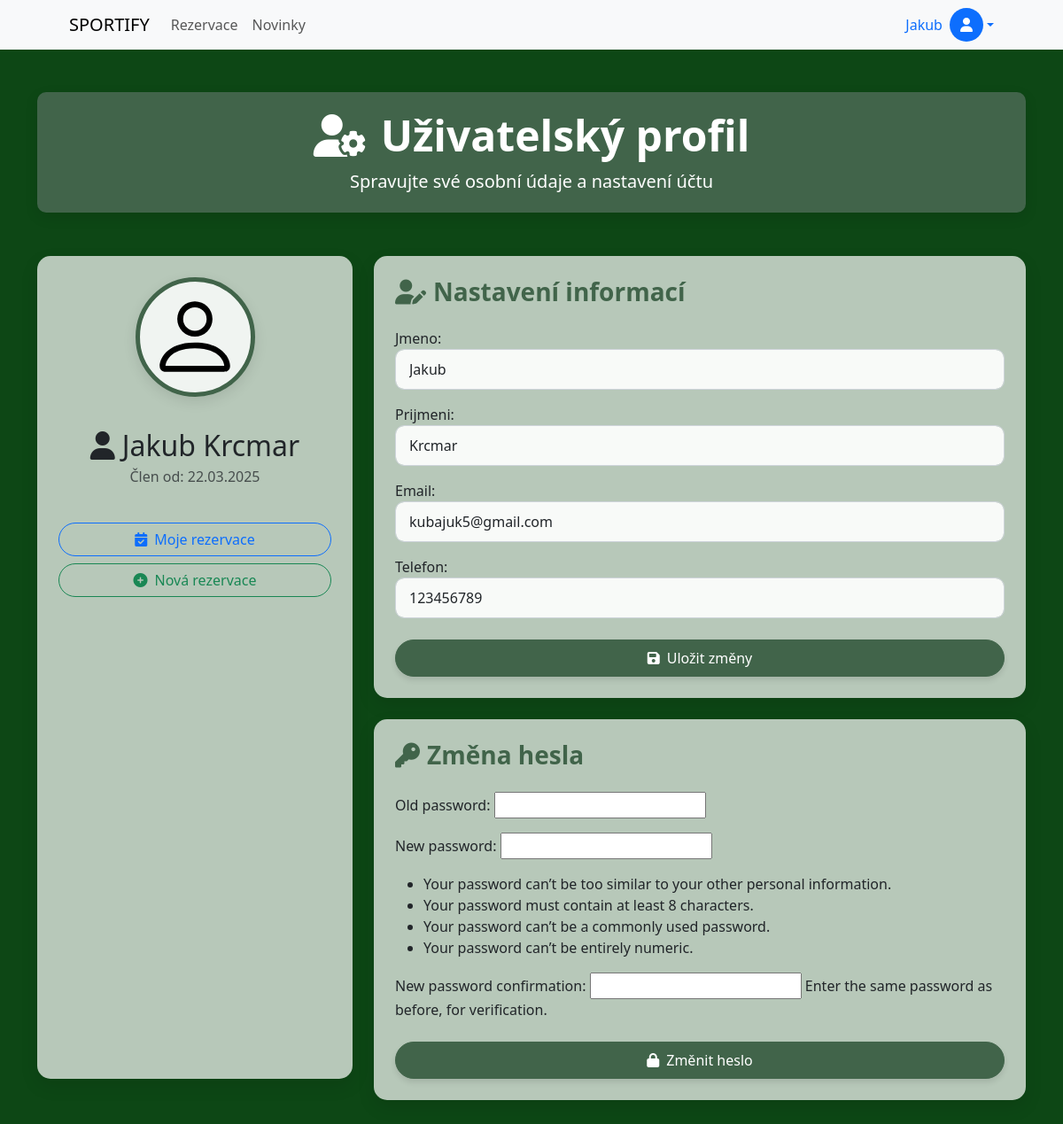
The app's page /profile/ (signed in) with its own data.
### rezervace/models.py (models this page shows, shortened)
class Uzivatele(models.Model):
    id = models.AutoField(primary_key=True)
    user = models.OneToOneField(User, on_delete=models.CASCADE, related_name='uzivatele')
    jmeno = models.CharField(max_length=50)
    prijmeni = models.CharField(max_length=50)
    email = models.EmailField(max_length=100, unique=True)
    telefon = models.CharField(max_length=20)
    role = models.CharField(max_length=10, choices=ROLE_CHOICES, default='user')
    datum_reg = models.DateTimeField(default=timezone.now)
    posledni_aktualizace = models.DateTimeField(auto_now=True)
    typ_zakaznika = models.ForeignKey(TypZakaznika, on_delete=models.SET_NULL, null=True, related_name='uzivatele')

### rezervace/views.py (the view)
# urls.py: path("profile/",views.profile_view,name='profile'),
@login_required
def profile_view(request):
    if request.method == 'POST':
        form = UserUpdateForm(request.POST, instance=request.user.uzivatele)
        form2 = PasswordChangeForm(request.user, request.POST)
        if 'change_info' in request.POST and form.is_valid():
            form.save()
            messages.success(request,"Informace byly změněny!")
            form = UserUpdateForm(instance=request.user.uzivatele)
            form2 = PasswordChangeForm(request.user)
            return render(request,'rezervace/profile.html',{'form':form, 'form2':form2})
        if 'change_password' in request.POST and form2.is_valid():
            user = form2.save()
            update_session_auth_hash(request, user)  # Aby uživatel zůstal přihlášen po změně hesla
            messages.success(request, 'Heslo bylo úspěšně změněno!')
            form = UserUpdateForm(instance=request.user.uzivatele)
            form2 = PasswordChangeForm(request.user)
            return render(request,'rezervace/profile.html',{'form':form, 'form2':form2})
    else:
        form = UserUpdateForm(instance=request.user.uzivatele)
        form2 = PasswordChangeForm(request.user)
    return render(request,'rezervace/profile.html',{'form':form, 'form2':form2})

### rezervace/forms.py
class UserUpdateForm(forms.ModelForm):
    class Meta:
        model = Uzivatele
        fields = ['jmeno', 'prijmeni', 'email', 'telefon']
    def __init__(self, *args, **kwargs):
        super(UserUpdateForm, self).__init__(*args, **kwargs)
        for field in self.fields.values():
            field.widget.attrs['class'] = 'form-control'

### templates/rezervace/profile.html (shortened to what this page needs)
{% extends 'base.html' %}
{% load static %}
{% block content %}
<div class="container my-5">
    <div class="row mb-4">
        <div class="col-12">
            <div class="section-header">
                <h1 class="display-5 fw-bold mb-2"><i class="fas fa-user-cog me-3"></i>Uživatelský profil</h1>
                <p class="lead mb-0">Spravujte své osobní údaje a nastavení účtu</p>
            </div>
        </div>
    </div>
    <div class="row">
        <div class="col-md-4 mb-4">
            <div class="card h-100 p-4 text-center">
                <div class="avatar">
                    <img src="{% static 'person.svg' %}" alt="Avatar">
                </div>
                {% if user.is_authenticated %}
                    <h2 class="mt-3 mb-1"><i class="fas fa-user me-2"></i>{{ user.uzivatele.jmeno }} {{ user.uzivatele.prijmeni }}</h2>
                    <p class="text-muted">Člen od: {{ user.date_joined|date:"d.m.Y" }}</p>
                {% endif %}
                <div class="mt-4">
                    <div class="d-grid gap-2">
                        <a href="{% url 'rezervace' %}" class="btn btn-outline-primary rounded-pill">
                            <i class="fas fa-calendar-check me-2"></i>Moje rezervace
                        </a>
                        <a href="{% url 'hriste' %}" class="btn btn-outline-success rounded-pill">
                            <i class="fas fa-plus-circle me-2"></i>Nová rezervace
                        </a>
                    </div>
                </div>
            </div>
        </div>
        <div class="col-md-8">
            <div class="card mb-4 p-4">
                <h3 class="mb-4 fw-bold" style="color: #41644A;"><i class="fas fa-user-edit me-2"></i>Nastavení informací</h3>
                <form method="post">
                    {{ form.as_p }}
                    <div class="d-grid mt-4">
                        <button class="btn btn-primary py-2" type="submit" name="change_info">
                            <i class="fas fa-save me-2"></i>Uložit změny
                        </button>
                    </div>
                </form>
            </div>
            <div class="card p-4">
                <h3 class="mb-4 fw-bold" style="color: #41644A;"><i class="fas fa-key me-2"></i>Změna hesla</h3>
                <form method="post">
                    {{ form2.as_p }}
                    <div class="d-grid mt-4">
                        <button class="btn btn-primary py-2" type="submit" name="change_password">
                            <i class="fas fa-lock me-2"></i>Změnit heslo
                        </button>
                    </div>
                </form>
            </div>
        </div>
    </div>
</div>
{% endblock %}

### templates/includes/navbar.html (shortened to what this page needs)
<nav class="navbar navbar-expand-lg navbar-light bg-light">
    <div class="container px-5">
        <a class="navbar-brand" href="{% url 'index' %}">SPORTIFY</a>
        <div class="collapse navbar-collapse" id="navbarNav">
            <ul class="navbar-nav me-auto mb-2 mb-lg-0">
                <li class="nav-item">
                    <a class="nav-link" href="{% url 'hriste' %}">Rezervace</a>
                </li>
                <li class="nav-item">
                    <a class="nav-link" href="{% url 'novinky' %}">Novinky</a>
                </li>
            </ul>
            <div class="d-flex align-items-center">
                {% if user.is_authenticated %}
                    <div class="dropdown">
                        <a class="dropdown-toggle d-flex align-items-center text-decoration-none" href="#" id="userDropdown" role="button" data-bs-toggle="dropdown" aria-expanded="false">
                            <span class="me-2">{{ user.uzivatele.jmeno }}</span>
                            <div class="rounded-circle bg-primary text-white d-flex justify-content-center align-items-center" style="width: 38px; height: 38px;">
                                <i class="fas fa-user"></i>
                            </div>
                        </a>
                    </div>
                {% else %}
                    <a href="{% url 'login' %}" class="btn btn-primary"><i class="fas fa-sign-in-alt me-1"></i>Sign in</a>
                {% endif %}
            </div>
        </div>
    </div>
</nav>

### templates/rezervace/profile.html (style rules this page uses)
.card { transition: all 0.3s ease; border: none; border-radius: 15px; background: rgba(255, 255, 255, 0.7); box-shadow: 0 8px 20px rgba(0, 0, 0, 0.1); }
.section-header { background-color: #41644A; color: white; border-radius: 10px; padding: 20px; box-shadow: 0 5px 15px rgba(0, 0, 0, 0.1); margin-bottom: 25px; text-align: center; }
.avatar { width: 135px; height: 135px; border-radius: 50%; background-color: rgba(255, 255, 255, 0.8); border: 5px solid #41644A; display: flex; justify-content: center; align-items: center; overflow: hidden; margin: 0 auto 20px auto; box-shadow: 0 5px 15px rgba(0, 0, 0, 0.1); }
.avatar img { width: 85%; height: auto; }
.btn-primary { background-color: #41644A; border-color: #41644A; transition: all 0.3s ease; border-radius: 50px; padding: 8px 25px; font-weight: 500; box-shadow: 0 4px 6px rgba(0, 0, 0, 0.1); }
.form-control, .form-select { border-radius: 10px; padding: 10px 15px; border: 1px solid #ced4da; background-color: rgba(255, 255, 255, 0.9); }

### records on screen
Uzivatele: jmeno "Jakub", prijmeni "Krcmar", email "kubajuk5@gmail.com", telefon "123456789"

### other values on screen
{{ user.uzivatele.jmeno }} "Jakub"
{{ user.uzivatele.prijmeni }} "Krcmar"
{{ user.date_joined|date:"d.m.Y" }} "22.03.2025"
